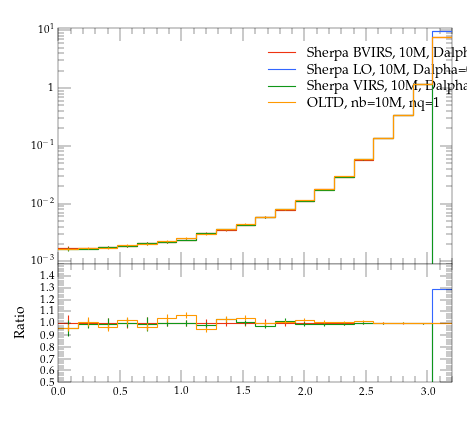

Write Python code to recreate this figure.
#! /usr/bin/env python

# This Python script was auto-generated using YODA v2.0.0.
# Analysis object: /evtb/cutEg_tjb_dphi
# Timestamp: 15-04-2024 (14:31:35)

import matplotlib as mpl
import matplotlib.pyplot as plt
mpl.use('Agg') # comment out for interactive use
import os
import numpy as np

plotDir = os.path.split(os.path.realpath(__file__))[0]
if 'YODA_USER_PLOT_PATH' in globals():
    plot_outdir = globals()['YODA_USER_PLOT_PATH']
else:
    plot_outdir = plotDir

#plot style
plt.style.use(os.path.join(plotDir, '../default.mplstyle'))
# plot metadata
figW, figH = plt.rcParams['figure.figsize']
ax_xLabel = r''
ax_yLabel = r''
ax_title  = r''
ax_xScale = 'linear'
ax_yScale = 'log'
xLims = (0.0, 3.2)
yLims = (0.0009000000000000001, 11.0)

# TeX-friendly labels for the legend
labels = [ r"Sherpa BVIRS, 10M, Dalpha=0.01", r"Sherpa LO, 10M, Dalpha=0.01", r"Sherpa VIRS, 10M, Dalpha=0.01", r"OLTD, nb=10M, nq=1" ]

# Create figure and axis objects
fig, (ax, ratio0_ax) = plt.subplots(2, 1, sharex=True,
                  figsize=(figW,figH), gridspec_kw={'height_ratios': (2, 1)})
ratio0_ax.yaxis.set_major_locator(mpl.ticker.MultipleLocator(0.1))
ratio0_ax.set_ylim(0.5, 1.4999)
ratio0_ax.set_ylabel('Ratio')

# LineColor map: curve index -> color
linecolors = {0: '#EE3311', 1: '#3366FF', 2: '#109618', 3: '#FF9900'}
# the numerical data is stored in a separate file
dataf = dict()
prefix = os.path.split(__file__)[0]
if prefix:    prefix = prefix + '/'
exec(open(prefix+'cutEg_tjb_dphi__data.py').read(), dataf)


legend_handles = [] # keep track of handles for the legend

# style options for curves
# starts at zorder>=5 to draw curve on top of legend
styles = {
  'curve0': {
    'color' : linecolors[0],
    'linestyle' : '-',
    'marker' : 'o',
    'zorder' : 5,
    'histstyle' : True,
  },
  'curve1': {
    'color' : linecolors[1],
    'linestyle' : '-',
    'marker' : 'o',
    'zorder' : 6,
    'histstyle' : True,
  },
  'curve2': {
    'color' : linecolors[2],
    'linestyle' : '-',
    'marker' : 'o',
    'zorder' : 7,
    'histstyle' : True,
  },
  'curve3': {
    'color' : linecolors[3],
    'linestyle' : '-',
    'marker' : 'o',
    'zorder' : 8,
    'histstyle' : True,
  },
}
# curve from input yoda files in main panel
for label in dataf['yvals'].keys():
    if all(np.isnan(v) for v in dataf['yvals'][label]):
        continue
    tmp = None
    if styles[label]['histstyle']: # draw as histogram
        tmp, = ax.plot(dataf['xedges'], dataf['yedges'][label],
                       color=styles[label]['color'],
                       linestyle=styles[label]['linestyle'],
                       drawstyle='steps-pre', solid_joinstyle='miter',
                       zorder=styles[label]['zorder'], label=label)
        ax.errorbar(dataf['xpoints'], dataf['yvals'][label], color=styles[label]['color'],
                    xerr=dataf['xerrs'], yerr=[dataf['ydowns'][label], dataf['yups'][label]],
                    linestyle='none', zorder=styles[label]['zorder'])
    else: # draw as scatter
        tmp = ax.errorbar(dataf['xpoints'], dataf['yvals'][label],
                          xerr=dataf['xerrs'],
                          yerr=[ dataf['ydowns'][label],
                          dataf['yups'][label] ],
                          fmt=styles[label]['marker'],
                          ecolor=styles[label]['color'],
                          color=styles[label]['color'], zorder=2)
        tmp[-1][0].set_linestyle(styles[label]['linestyle'])
    legend_handles += [tmp]
    for varLabel in dataf['variation_yvals'].keys():
        if varLabel.startswith(label):
            tmp, = ax.plot(dataf['xedges'], dataf['variation_yvals'][varLabel],
                           color=styles[label]['color'],
                           linestyle=styles[label]['linestyle'],
                           drawstyle='steps-pre', solid_joinstyle='miter',
                           zorder=styles[label]['zorder'], alpha=0.5)


# plots on ratio panel
# curve from input yoda files in ratio panel
for label, yvals in dataf['ratio0_yvals'].items():
    if all(np.isnan(v) for v in yvals):
        continue
    if styles[label]['histstyle']: # plot as histogram
        ratio0_ax.plot(dataf['xedges'], yvals,
                       color=styles[label]['color'],
                       linestyle=styles[label]['linestyle'],
                       drawstyle='steps-pre', zorder=1,
                       solid_joinstyle='miter')
        ratio0_ax.vlines(dataf['xpoints'],
                         dataf['ratio0_ymin'][label],
                         dataf['ratio0_ymax'][label],
                         color=styles[label]['color'], zorder=1)
    else: # plot as scatter
        tmp = ratio0_ax.errorbar(dataf['xpoints'],
                                 yvals, xerr=dataf['xerrs'],
                                 yerr=dataf['ratio0_yerrs'][label],
                                 fmt=styles[label]['marker'],
                                 ecolor=styles[label]['color'],
                                 color=styles[label]['color'])
        tmp[-1][0].set_linestyle(styles[label]['linestyle'])

    for varlabel in dataf['ratio0_variation_vals'].keys():
        if varlabel.startswith(label):
            ratio0_ax.plot(dataf['xedges'],
                            dataf['ratio0_variation_vals'][varlabel],
                            color=styles[label]['color'],
                            linestyle=styles[label]['linestyle'],
                            drawstyle='steps-pre', solid_joinstyle='miter',
                            zorder=1, alpha=0.5)

legend_pos = (0.5, 0.97)
ax.legend(legend_handles, labels, loc='upper left', bbox_to_anchor=legend_pos)

# set plot metadata as defined above
ratio0_ax.set_xlabel(ax_xLabel)
ratio0_ax.xaxis.set_label_coords(1., -.15)
ax.set_ylabel(ax_yLabel, loc='top')
ax.set_title(ax_title, loc='left')
ax.set_xscale(ax_xScale)
ax.set_yscale(ax_yScale)
ax.set_xlim(xLims)
ax.set_ylim(yLims)

# tick formatting
plt.rcParams['xtick.top'] = True
plt.rcParams['ytick.right'] = True
ax.yaxis.set_major_locator(mpl.ticker.LogLocator(base=10.0, numticks=np.inf))
ax.yaxis.set_minor_locator(mpl.ticker.LogLocator(
                           base=10.0, subs=np.arange(0.1, 1, 0.1), numticks=np.inf))
fig.align_ylabels((ax, ratio0_ax))
plt.savefig(os.path.join(plot_outdir, 'cutEg_tjb_dphi.pdf'), format='PDF')
plt.savefig(os.path.join(plot_outdir, 'cutEg_tjb_dphi.png'), format='PNG')

plt.close(fig)
